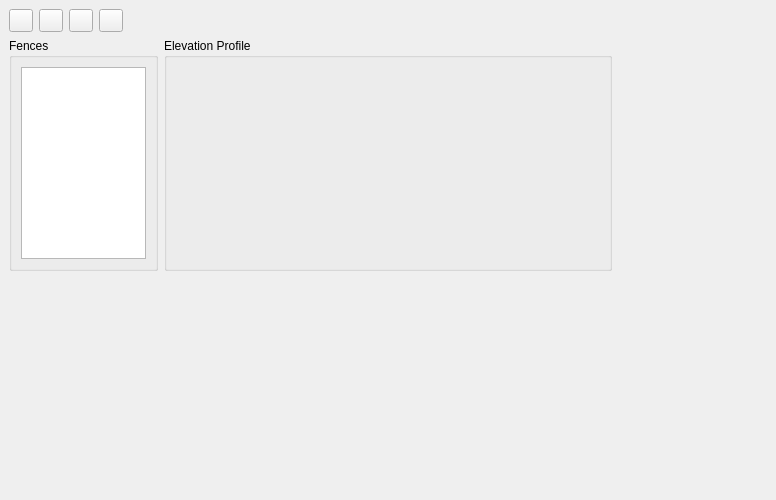
<?xml version="1.0" encoding="UTF-8"?>
<ui version="4.0">
 <class>InfrastructureViewDockWidgetBase</class>
 <widget class="QDockWidget" name="InfrastructureViewDockWidgetBase">
  <property name="geometry">
   <rect>
    <x>0</x>
    <y>0</y>
    <width>776</width>
    <height>500</height>
   </rect>
  </property>
  <property name="sizePolicy">
   <sizepolicy hsizetype="MinimumExpanding" vsizetype="Minimum">
    <horstretch>0</horstretch>
    <verstretch>0</verstretch>
   </sizepolicy>
  </property>
  <property name="layoutDirection">
   <enum>Qt::LeftToRight</enum>
  </property>
  <property name="styleSheet">
   <string notr="true"/>
  </property>
  <property name="windowTitle">
   <string>MLA Paddock Power | Plan Fences and Pipelines</string>
  </property>
  <widget class="QWidget" name="dockWidgetContents">
   <property name="sizePolicy">
    <sizepolicy hsizetype="MinimumExpanding" vsizetype="MinimumExpanding">
     <horstretch>0</horstretch>
     <verstretch>0</verstretch>
    </sizepolicy>
   </property>
   <property name="layoutDirection">
    <enum>Qt::LeftToRight</enum>
   </property>
   <property name="styleSheet">
    <string notr="true"/>
   </property>
   <layout class="QVBoxLayout" name="verticalLayout">
    <item>
     <layout class="QHBoxLayout" name="headerLayout">
      <item>
       <widget class="QToolButton" name="sketchFenceButton">
        <property name="toolTip">
         <string>Sketch a Fence …</string>
        </property>
        <property name="text">
         <string/>
        </property>
        <property name="icon">
         <iconset>
          <normaloff>../../../images/new-split-paddock.png</normaloff>../../../images/new-split-paddock.png</iconset>
        </property>
       </widget>
      </item>
      <item>
       <widget class="QToolButton" name="selectFenceButton">
        <property name="toolTip">
         <string>Select a Fence …</string>
        </property>
        <property name="text">
         <string/>
        </property>
        <property name="icon">
         <iconset>
          <normaloff>../../../images/new-split-paddock.png</normaloff>../../../images/new-split-paddock.png</iconset>
        </property>
       </widget>
      </item>
      <item>
       <widget class="QToolButton" name="selectPipelineButton">
        <property name="toolTip">
         <string>Sketch a Pipeline …</string>
        </property>
        <property name="text">
         <string/>
        </property>
        <property name="icon">
         <iconset>
          <normaloff>../../../images/new-split-paddock.png</normaloff>../../../images/new-split-paddock.png</iconset>
        </property>
       </widget>
      </item>
      <item>
       <widget class="QToolButton" name="sketchPipelineButton">
        <property name="toolTip">
         <string>Select a Pipeline …</string>
        </property>
        <property name="text">
         <string/>
        </property>
        <property name="icon">
         <iconset>
          <normaloff>../../../images/new-split-paddock.png</normaloff>../../../images/new-split-paddock.png</iconset>
        </property>
       </widget>
      </item>
      <item>
       <spacer name="toolbarSpacer">
        <property name="orientation">
         <enum>Qt::Horizontal</enum>
        </property>
        <property name="sizeHint" stdset="0">
         <size>
          <width>40</width>
          <height>20</height>
         </size>
        </property>
       </spacer>
      </item>
     </layout>
    </item>
    <item>
     <layout class="QHBoxLayout" name="contentLayout" stretch="1,3,1">
      <property name="topMargin">
       <number>0</number>
      </property>
      <item>
       <widget class="QGroupBox" name="fenceListGroupBox">
        <property name="sizePolicy">
         <sizepolicy hsizetype="Expanding" vsizetype="MinimumExpanding">
          <horstretch>0</horstretch>
          <verstretch>0</verstretch>
         </sizepolicy>
        </property>
        <property name="title">
         <string>Fences</string>
        </property>
        <layout class="QVBoxLayout" name="fencesVerticalLayout">
         <item>
          <widget class="FenceLayerList" name="fenceList"/>
         </item>
        </layout>
       </widget>
      </item>
      <item>
       <widget class="QGroupBox" name="profileGroupBox">
        <property name="styleSheet">
         <string notr="true">background-colour: rgb(255,255,255);</string>
        </property>
        <property name="title">
         <string>Elevation Profile</string>
        </property>
        <layout class="QVBoxLayout" name="profileVerticalLayout">
         <property name="spacing">
          <number>0</number>
         </property>
         <property name="leftMargin">
          <number>0</number>
         </property>
         <property name="topMargin">
          <number>0</number>
         </property>
         <property name="rightMargin">
          <number>0</number>
         </property>
         <property name="bottomMargin">
          <number>0</number>
         </property>
         <item>
          <widget class="ProfileDetails" name="profileDetails" native="true">
           <property name="sizePolicy">
            <sizepolicy hsizetype="MinimumExpanding" vsizetype="MinimumExpanding">
             <horstretch>0</horstretch>
             <verstretch>0</verstretch>
            </sizepolicy>
           </property>
           <property name="styleSheet">
            <string notr="true"/>
           </property>
          </widget>
         </item>
        </layout>
       </widget>
      </item>
      <item>
       <widget class="FencePaddockChanges" name="fencePaddockChanges" native="true">
        <property name="sizePolicy">
         <sizepolicy hsizetype="Minimum" vsizetype="Expanding">
          <horstretch>0</horstretch>
          <verstretch>0</verstretch>
         </sizepolicy>
        </property>
        <property name="minimumSize">
         <size>
          <width>100</width>
          <height>0</height>
         </size>
        </property>
        <property name="styleSheet">
         <string notr="true"/>
        </property>
       </widget>
      </item>
     </layout>
    </item>
    <item>
     <spacer name="verticalSpacer">
      <property name="orientation">
       <enum>Qt::Vertical</enum>
      </property>
      <property name="sizeHint" stdset="0">
       <size>
        <width>0</width>
        <height>0</height>
       </size>
      </property>
     </spacer>
    </item>
   </layout>
  </widget>
 </widget>
 <customwidgets>
  <customwidget>
   <class>ProfileDetails</class>
   <extends>QWidget</extends>
   <header>mlapp/src/widgets/profile_details/profile_details</header>
   <container>1</container>
  </customwidget>
  <customwidget>
   <class>FencePaddockChanges</class>
   <extends>QWidget</extends>
   <header>mlapp/src/widgets/fence_details/fence_paddock_changes</header>
   <container>1</container>
  </customwidget>
  <customwidget>
   <class>FenceLayerList</class>
   <extends>QListWidget</extends>
   <header>mlapp/src/widgets/fence_list/fence_layer_list</header>
  </customwidget>
 </customwidgets>
 <resources/>
 <connections/>
</ui>
